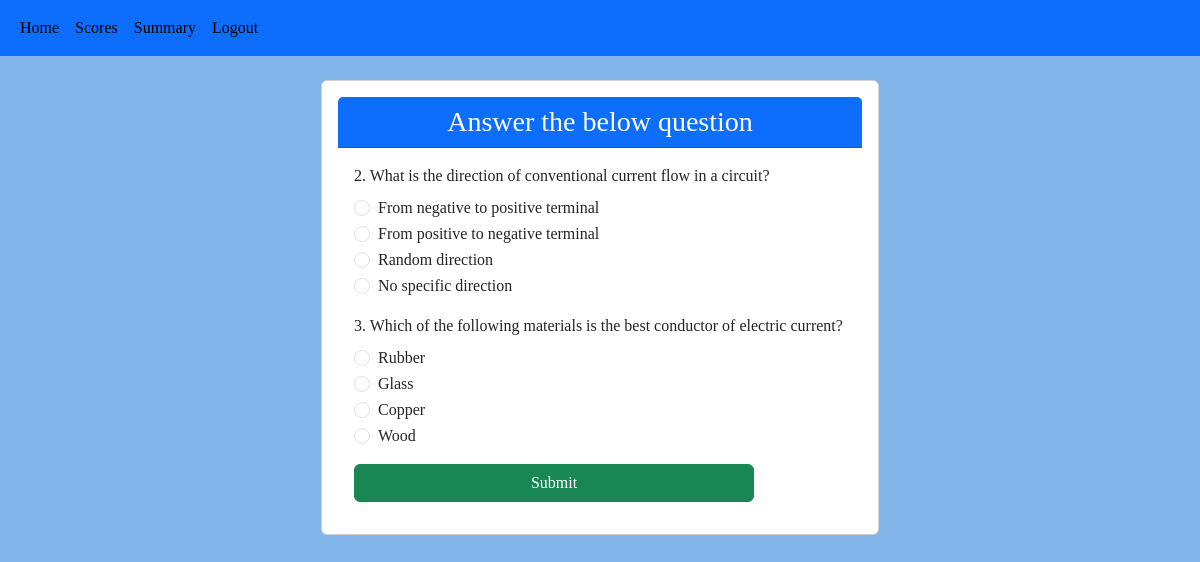
Page /start_quiz/1/1 (signed in) on the committed database.
### backend/models.py (models this page shows)
class Question(db.Model):
    __tablename__ = 'question'
    id = db.Column(db.Integer, primary_key=True)
    quiz_id = db.Column(db.Integer, db.ForeignKey('quiz.id'), nullable=False, index=True)
    question_statement = db.Column(db.String(), nullable=False)
    option1 = db.Column(db.String(), nullable=False)
    option2 = db.Column(db.String(), nullable=False)
    option3 = db.Column(db.String(), nullable=False)
    option4 = db.Column(db.String(), nullable=False)
    correct_option = db.Column(db.String(), nullable=False)

### backend/controller.py (the view)
@app.route("/start_quiz/<quiz_id>/<id>", methods=["GET","POST"])
def start_quiz(id,quiz_id):
    quiz=Quiz.query.filter_by(id=quiz_id).first() #for the tiem validation
    questions=Question.query.filter_by(quiz_id=quiz_id).all()
    if request.method=="POST":
        timestamp=datetime.now(timezone.utc)
        score = 0
        count=0
        for question in questions:
            count+=1
            user_answer = request.form.get(f'{question.id}')
            if user_answer == question.correct_option:
                score += 1
        submit=Score(quiz_id=quiz_id,user_id=id,total_scored=score,time_stamp_of_attempt=timestamp)
        db.session.add(submit)
        db.session.commit()
        t_score=f"{score}"+"/"+f"{count}"
        return redirect(url_for("user_dashboard",id=id,msg="Thank you! Quiz Submission Successfully Your Score : "+t_score))
    elif quiz.date_of_quiz < date.today():
     return redirect(url_for("user_dashboard",id=id,msg="Due date is passed for quiz"))
    elif quiz.date_of_quiz==date.today():
     return render_template("start_quiz.html" ,id=id,questions=questions,quiz_id=quiz_id)
    else:
        return redirect(url_for("user_dashboard",id=id,msg="Quiz not started yet"))

### templates/start_quiz.html
{% extends "user_layout.html" %}
{% block content %}
{%if questions%}
<div class="container mt-4">
    <div class="d-flex justify-content-center">
        <div class="card w-50">
            <div class="card-body">
                <div class="card-header text-center bg-primary text-white">
                    <h3 class="card-title mb-0">Answer the below question</h3>
                </div>
                <div class="card-body">
                    <form method="POST" action="/start_quiz/{{quiz_id}}/{{id}}">
                     {%for question in questions%}
                        <div class="mb-3">
                            <label class="form-label">{{question.id}}. {{question.question_statement}}</label>
                            <div class="form-check">
                                <input class="form-check-input" type="radio" name="{{question.id}}" value="{{question.option1}}">
                                <label class="form-check-label">{{question.option1}}</label>
                            </div>
                            <div class="form-check">
                                <input class="form-check-input" type="radio" name="{{question.id}}" value="{{question.option2}}">
                                <label class="form-check-label">{{question.option2}}</label>
                            </div>
                            <div class="form-check">
                                <input class="form-check-input" type="radio" name="{{question.id}}" value="{{question.option3}}">
                                <label class="form-check-label">{{question.option3}}</label>
                            </div>
                            <div class="form-check">
                                <input class="form-check-input" type="radio" name="{{question.id}}" value="{{question.option4}}">
                                <label class="form-check-label">{{question.option4}}</label>
                            </div>
                        </div>
                      {%endfor%}
                      <button type="submit" class="btn btn-success">Submit</button>
                    </form>
                </div>
            </div>
        </div>
    </div>
</div>
{% else %}
<div class="alert alert-info text-center mt-4">
    <h5>Quiz not started yet</h5>
    <a href="/user/{{id}}" class="btn btn-primary">Go Back</a>
</div>
{% endif %}
{% endblock %}

### static/main.css (style rules this page uses)
body { margin: 0; padding: 0; font-family:Georgia, 'Times New Roman', Times, serif; background-color: #81b5ea; }
button { width: 100%; max-width: 400px; padding: 8px; background-color: #007BFF; border: none; border-radius: 4px; color: #fff; font-size: 16px; cursor: pointer; }

### rows in the picture
Question: id "2", question_statement "What is the direction of conventional current flow in a circuit?", option1 "From negative to positive terminal", option2 "From positive to negative terminal", option3 "Random direction", option4 "No specific direction"
Question: id "3", question_statement "Which of the following materials is the best conductor of electric current?", option1 "Rubber", option2 "Glass", option3 "Copper", option4 "Wood"
